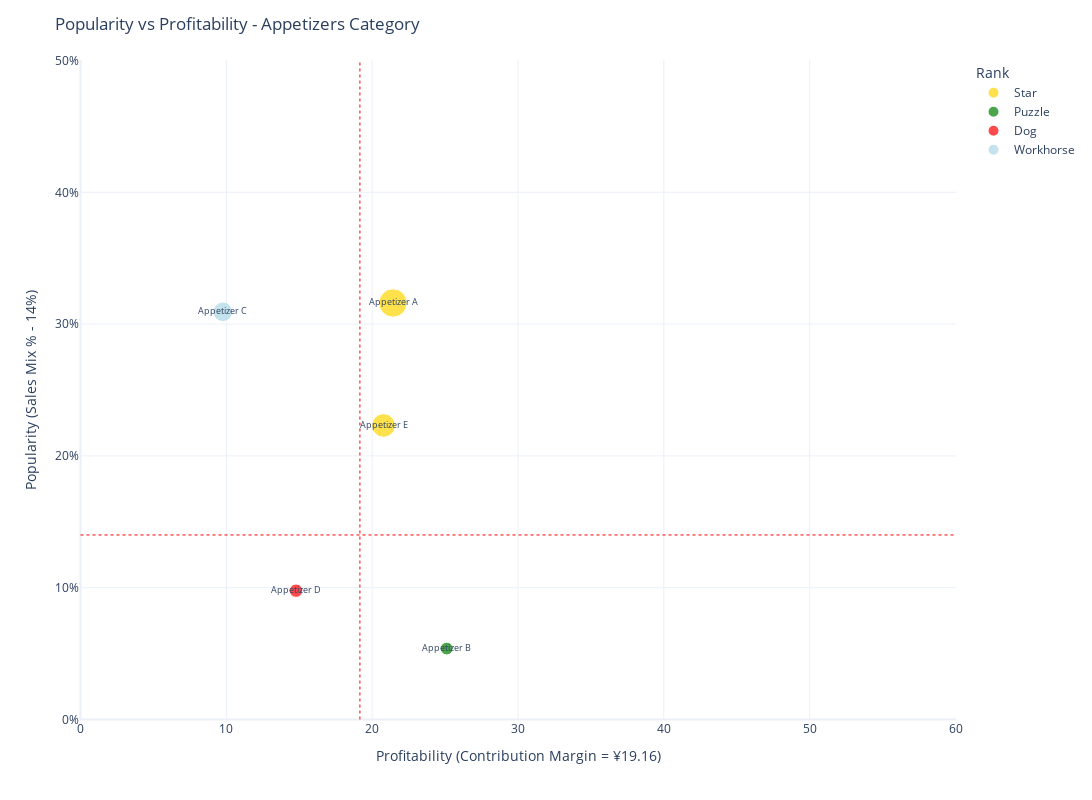
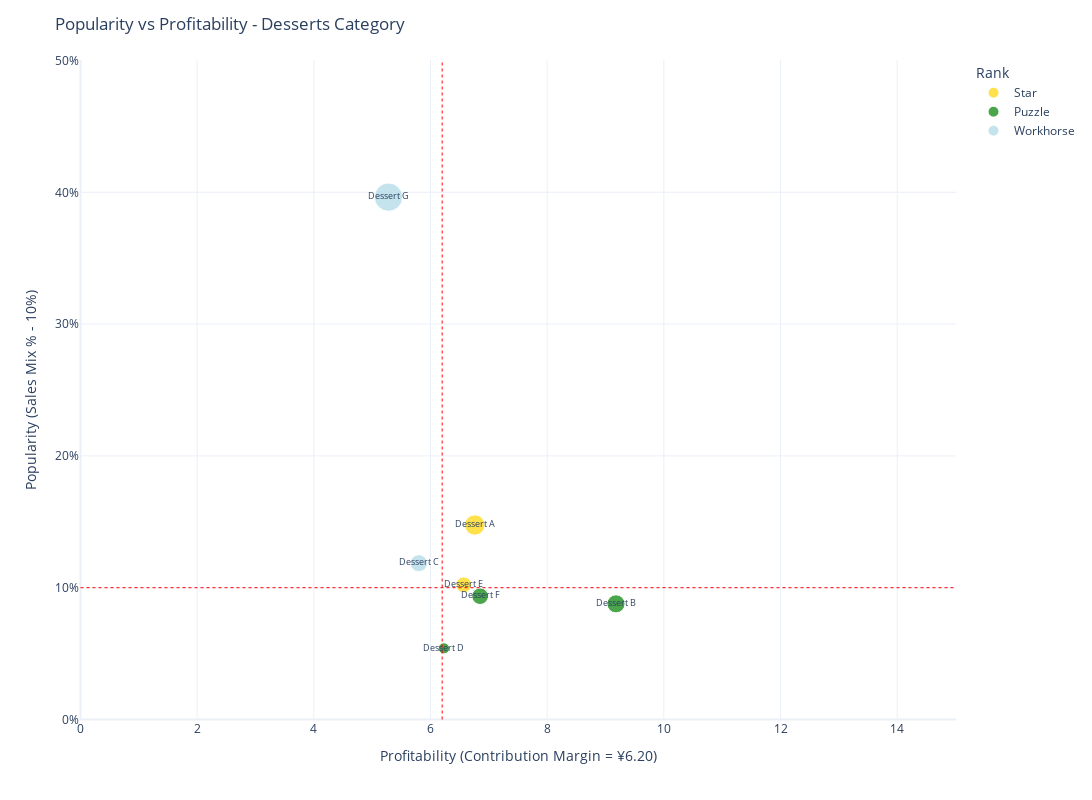
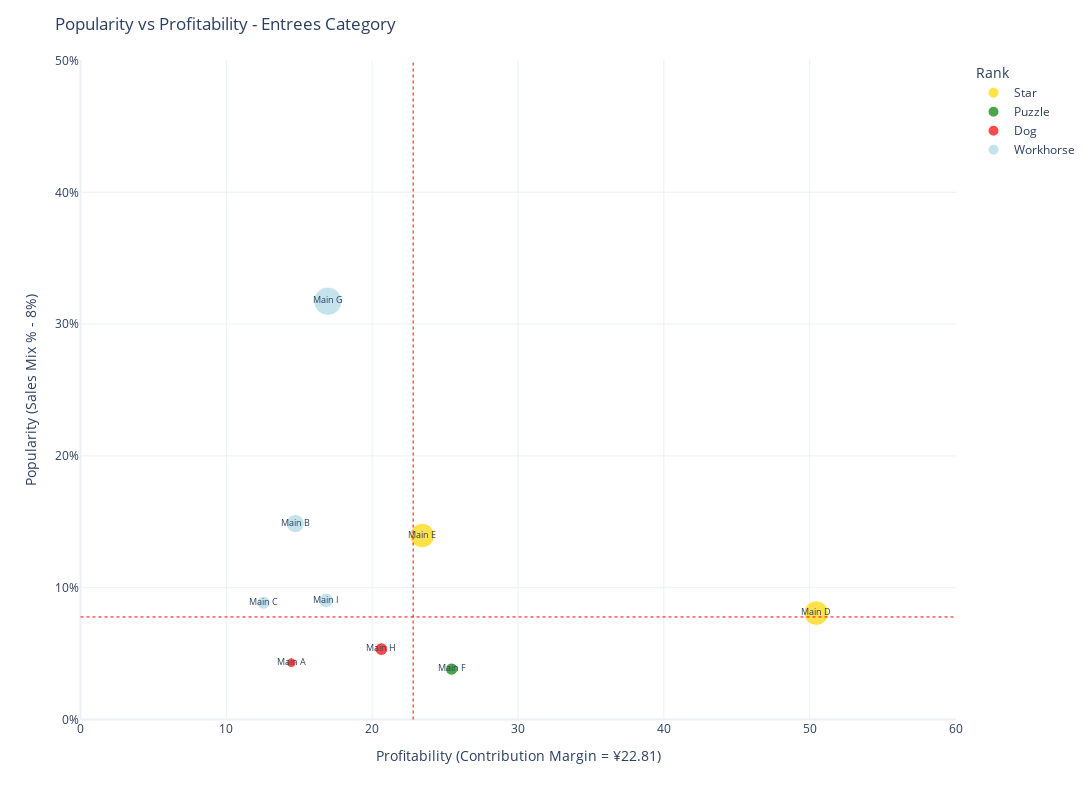
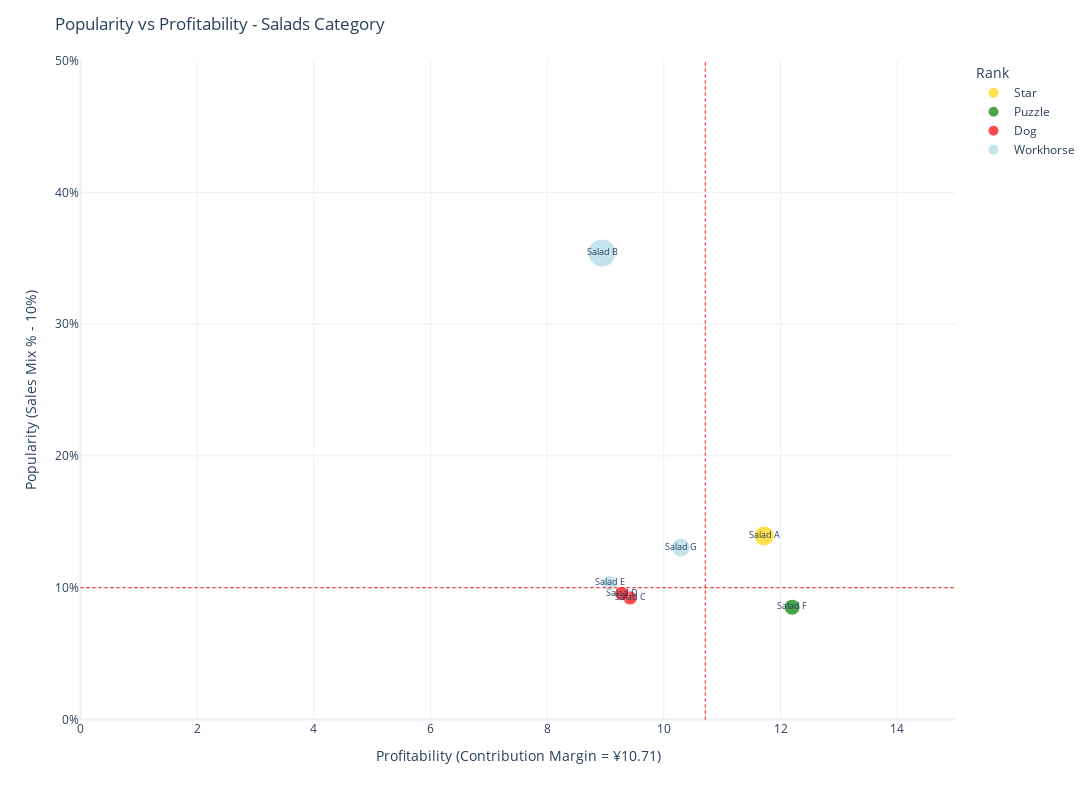

Notebook cell for these charts, in order:
### Code cell
for cat in raw_df.menu_category.unique():
    plot_cat('sample_data.xlsx', 'full_menu', cat)

### Figure 1 — Plotly figure (JSON) as saved in the notebook; plotly's stock layout.template omitted (floating-point values rounded to 4 significant figures)
{"data": [{"hovertemplate": "rank=Star<br>contribution_margin=%{x}<br>sales_mix=%{y}<br>gross_profit=%{marker.size}<br>menu_item=%{text}<extra></extra>", "legendgroup": "Star", "marker": {"color": "gold", "size": [27560.0, 19140.0], "sizemode": "area", "sizeref": 68.89, "symbol": "circle"}, "mode": "markers+text", "name": "Star", "orientation": "v", "showlegend": true, "text": ["Appetizer A", "Appetizer E"], "textfont": {"size": 9}, "type": "scatter", "x": [21.43, 20.78], "xaxis": "x", "y": [0.316, 0.2231], "yaxis": "y"}, {"hovertemplate": "rank=Puzzle<br>contribution_margin=%{x}<br>sales_mix=%{y}<br>gross_profit=%{marker.size}<br>menu_item=%{text}<extra></extra>", "legendgroup": "Puzzle", "marker": {"color": "green", "size": [5576.0], "sizemode": "area", "sizeref": 68.89, "symbol": "circle"}, "mode": "markers+text", "name": "Puzzle", "orientation": "v", "showlegend": true, "text": ["Appetizer B"], "textfont": {"size": 9}, "type": "scatter", "x": [25.11], "xaxis": "x", "y": [0.05383], "yaxis": "y"}, {"hovertemplate": "rank=Dog<br>contribution_margin=%{x}<br>sales_mix=%{y}<br>gross_profit=%{marker.size}<br>menu_item=%{text}<extra></extra>", "legendgroup": "Dog", "marker": {"color": "red", "size": [6129.0], "sizemode": "area", "sizeref": 68.89, "symbol": "circle"}, "mode": "markers+text", "name": "Dog", "orientation": "v", "showlegend": true, "text": ["Appetizer D"], "textfont": {"size": 9}, "type": "scatter", "x": [14.78], "xaxis": "x", "y": [0.09775], "yaxis": "y"}, {"hovertemplate": "rank=Workhorse<br>contribution_margin=%{x}<br>sales_mix=%{y}<br>gross_profit=%{marker.size}<br>menu_item=%{text}<extra></extra>", "legendgroup": "Workhorse", "marker": {"color": "lightblue", "size": [13150.0], "sizemode": "area", "sizeref": 68.89, "symbol": "circle"}, "mode": "markers+text", "name": "Workhorse", "orientation": "v", "showlegend": true, "text": ["Appetizer C"], "textfont": {"size": 9}, "type": "scatter", "x": [9.76], "xaxis": "x", "y": [0.3093], "yaxis": "y"}], "layout": {"height": 800, "legend": {"itemsizing": "constant", "title": {"text": "Rank"}, "tracegroupgap": 0}, "margin": {"t": 60}, "shapes": [{"line": {"color": "red", "dash": "dot", "width": 1}, "type": "line", "x0": 19.16, "x1": 19.16, "y0": 0, "y1": 0.5}, {"line": {"color": "red", "dash": "dot", "width": 1}, "type": "line", "x0": 0, "x1": 60, "y0": 0.14, "y1": 0.14}], "title": {"text": "Popularity vs Profitability - Appetizers Category"}, "width": 1600, "xaxis": {"anchor": "y", "autorange": true, "domain": [0, 1], "range": [-0.0219, 60.02], "title": {"text": "Profitability (Contribution Margin = ¥19.16)"}, "type": "linear"}, "yaxis": {"anchor": "x", "autorange": true, "domain": [0, 1], "range": [-0.0003794, 0.5004], "tickformat": ".0%", "title": {"text": "Popularity (Sales Mix % - 14%)"}, "type": "linear"}}}

### Figure 2 — Plotly figure (JSON) as saved in the notebook; plotly's stock layout.template omitted (floating-point values rounded to 4 significant figures)
{"data": [{"hovertemplate": "rank=Star<br>contribution_margin=%{x}<br>sales_mix=%{y}<br>gross_profit=%{marker.size}<br>menu_item=%{text}<extra></extra>", "legendgroup": "Star", "marker": {"color": "gold", "size": [1072.0, 639.4], "sizemode": "area", "sizeref": 5.173, "symbol": "circle"}, "mode": "markers+text", "name": "Star", "orientation": "v", "showlegend": true, "text": ["Dessert A", "Dessert E"], "textfont": {"size": 9}, "type": "scatter", "x": [6.76, 6.57], "xaxis": "x", "y": [0.1475, 0.1022], "yaxis": "y"}, {"hovertemplate": "rank=Puzzle<br>contribution_margin=%{x}<br>sales_mix=%{y}<br>gross_profit=%{marker.size}<br>menu_item=%{text}<extra></extra>", "legendgroup": "Puzzle", "marker": {"color": "green", "size": [847.4, 325.9, 716.5], "sizemode": "area", "sizeref": 5.173, "symbol": "circle"}, "mode": "markers+text", "name": "Puzzle", "orientation": "v", "showlegend": true, "text": ["Dessert B", "Dessert D", "Dessert F"], "textfont": {"size": 9}, "type": "scatter", "x": [9.18, 6.23, 6.85], "xaxis": "x", "y": [0.08775, 0.054, 0.09354], "yaxis": "y"}, {"hovertemplate": "rank=Workhorse<br>contribution_margin=%{x}<br>sales_mix=%{y}<br>gross_profit=%{marker.size}<br>menu_item=%{text}<extra></extra>", "legendgroup": "Workhorse", "marker": {"color": "lightblue", "size": [754.4, 2069.0], "sizemode": "area", "sizeref": 5.173, "symbol": "circle"}, "mode": "markers+text", "name": "Workhorse", "orientation": "v", "showlegend": true, "text": ["Dessert C", "Dessert G"], "textfont": {"size": 9}, "type": "scatter", "x": [5.8, 5.28], "xaxis": "x", "y": [0.1186, 0.3963], "yaxis": "y"}], "layout": {"height": 800, "legend": {"itemsizing": "constant", "title": {"text": "Rank"}, "tracegroupgap": 0}, "margin": {"t": 60}, "shapes": [{"line": {"color": "red", "dash": "dot", "width": 1}, "type": "line", "x0": 6.2, "x1": 6.2, "y0": 0, "y1": 0.5}, {"line": {"color": "red", "dash": "dot", "width": 1}, "type": "line", "x0": 0, "x1": 15, "y0": 0.1, "y1": 0.1}], "title": {"text": "Popularity vs Profitability - Desserts Category"}, "width": 1600, "xaxis": {"anchor": "y", "autorange": true, "domain": [0, 1], "range": [-0.005474, 15.01], "title": {"text": "Profitability (Contribution Margin = ¥6.20)"}, "type": "linear"}, "yaxis": {"anchor": "x", "autorange": true, "domain": [0, 1], "range": [-0.0003794, 0.5004], "tickformat": ".0%", "title": {"text": "Popularity (Sales Mix % - 10%)"}, "type": "linear"}}}

### Figure 3 — Plotly figure (JSON) as saved in the notebook; plotly's stock layout.template omitted (floating-point values rounded to 4 significant figures)
{"data": [{"hovertemplate": "rank=Star<br>contribution_margin=%{x}<br>sales_mix=%{y}<br>gross_profit=%{marker.size}<br>menu_item=%{text}<extra></extra>", "legendgroup": "Star", "marker": {"color": "gold", "size": [7321.0, 7295.0], "sizemode": "area", "sizeref": 23.96, "symbol": "circle"}, "mode": "markers+text", "name": "Star", "orientation": "v", "showlegend": true, "text": ["Main D", "Main E"], "textfont": {"size": 9}, "type": "scatter", "x": [50.45, 23.43], "xaxis": "x", "y": [0.0807, 0.1396], "yaxis": "y"}, {"hovertemplate": "rank=Puzzle<br>contribution_margin=%{x}<br>sales_mix=%{y}<br>gross_profit=%{marker.size}<br>menu_item=%{text}<extra></extra>", "legendgroup": "Puzzle", "marker": {"color": "green", "size": [1811.0], "sizemode": "area", "sizeref": 23.96, "symbol": "circle"}, "mode": "markers+text", "name": "Puzzle", "orientation": "v", "showlegend": true, "text": ["Main F"], "textfont": {"size": 9}, "type": "scatter", "x": [25.45], "xaxis": "x", "y": [0.03823], "yaxis": "y"}, {"hovertemplate": "rank=Dog<br>contribution_margin=%{x}<br>sales_mix=%{y}<br>gross_profit=%{marker.size}<br>menu_item=%{text}<extra></extra>", "legendgroup": "Dog", "marker": {"color": "red", "size": [1108.0, 1943.0], "sizemode": "area", "sizeref": 23.96, "symbol": "circle"}, "mode": "markers+text", "name": "Dog", "orientation": "v", "showlegend": true, "text": ["Main A", "Main H"], "textfont": {"size": 9}, "type": "scatter", "x": [14.46, 20.63], "xaxis": "x", "y": [0.04308, 0.0534], "yaxis": "y"}, {"hovertemplate": "rank=Workhorse<br>contribution_margin=%{x}<br>sales_mix=%{y}<br>gross_profit=%{marker.size}<br>menu_item=%{text}<extra></extra>", "legendgroup": "Workhorse", "marker": {"color": "lightblue", "size": [3969.0, 2037.0, 9582.0, 2529.0], "sizemode": "area", "sizeref": 23.96, "symbol": "circle"}, "mode": "markers+text", "name": "Workhorse", "orientation": "v", "showlegend": true, "text": ["Main B", "Main C", "Main G", "Main I"], "textfont": {"size": 9}, "type": "scatter", "x": [14.73, 12.55, 16.96, 16.85], "xaxis": "x", "y": [0.1487, 0.08859, 0.3174, 0.09041], "yaxis": "y"}], "layout": {"height": 800, "legend": {"itemsizing": "constant", "title": {"text": "Rank"}, "tracegroupgap": 0}, "margin": {"t": 60}, "shapes": [{"line": {"color": "red", "dash": "dot", "width": 1}, "type": "line", "x0": 22.81, "x1": 22.81, "y0": 0, "y1": 0.5}, {"line": {"color": "red", "dash": "dot", "width": 1}, "type": "line", "x0": 0, "x1": 60, "y0": 0.0778, "y1": 0.0778}], "title": {"text": "Popularity vs Profitability - Entrees Category"}, "width": 1600, "xaxis": {"anchor": "y", "autorange": true, "domain": [0, 1], "range": [-0.0219, 60.02], "title": {"text": "Profitability (Contribution Margin = ¥22.81)"}, "type": "linear"}, "yaxis": {"anchor": "x", "autorange": true, "domain": [0, 1], "range": [-0.0003794, 0.5004], "tickformat": ".0%", "title": {"text": "Popularity (Sales Mix % - 8%)"}, "type": "linear"}}}

### Figure 4 — Plotly figure (JSON) as saved in the notebook; plotly's stock layout.template omitted (floating-point values rounded to 4 significant figures)
{"data": [{"hovertemplate": "rank=Star<br>contribution_margin=%{x}<br>sales_mix=%{y}<br>gross_profit=%{marker.size}<br>menu_item=%{text}<extra></extra>", "legendgroup": "Star", "marker": {"color": "gold", "size": [3712.0], "sizemode": "area", "sizeref": 18.61, "symbol": "circle"}, "mode": "markers+text", "name": "Star", "orientation": "v", "showlegend": true, "text": ["Salad A"], "textfont": {"size": 9}, "type": "scatter", "x": [11.72], "xaxis": "x", "y": [0.1393], "yaxis": "y"}, {"hovertemplate": "rank=Puzzle<br>contribution_margin=%{x}<br>sales_mix=%{y}<br>gross_profit=%{marker.size}<br>menu_item=%{text}<extra></extra>", "legendgroup": "Puzzle", "marker": {"color": "green", "size": [2396.0], "sizemode": "area", "sizeref": 18.61, "symbol": "circle"}, "mode": "markers+text", "name": "Puzzle", "orientation": "v", "showlegend": true, "text": ["Salad F"], "textfont": {"size": 9}, "type": "scatter", "x": [12.2], "xaxis": "x", "y": [0.08518], "yaxis": "y"}, {"hovertemplate": "rank=Dog<br>contribution_margin=%{x}<br>sales_mix=%{y}<br>gross_profit=%{marker.size}<br>menu_item=%{text}<extra></extra>", "legendgroup": "Dog", "marker": {"color": "red", "size": [1901.0, 1924.0], "sizemode": "area", "sizeref": 18.61, "symbol": "circle"}, "mode": "markers+text", "name": "Dog", "orientation": "v", "showlegend": true, "text": ["Salad C", "Salad D"], "textfont": {"size": 9}, "type": "scatter", "x": [9.42, 9.28], "xaxis": "x", "y": [0.09224, 0.09553], "yaxis": "y"}, {"hovertemplate": "rank=Workhorse<br>contribution_margin=%{x}<br>sales_mix=%{y}<br>gross_profit=%{marker.size}<br>menu_item=%{text}<extra></extra>", "legendgroup": "Workhorse", "marker": {"color": "lightblue", "size": [7443.0, 2072.0, 3308.0], "sizemode": "area", "sizeref": 18.61, "symbol": "circle"}, "mode": "markers+text", "name": "Workhorse", "orientation": "v", "showlegend": true, "text": ["Salad B", "Salad E", "Salad G"], "textfont": {"size": 9}, "type": "scatter", "x": [8.94, 9.07, 10.29], "xaxis": "x", "y": [0.3539, 0.1035, 0.1304], "yaxis": "y"}], "layout": {"height": 800, "legend": {"itemsizing": "constant", "title": {"text": "Rank"}, "tracegroupgap": 0}, "margin": {"t": 60}, "shapes": [{"line": {"color": "red", "dash": "dot", "width": 1}, "type": "line", "x0": 10.71, "x1": 10.71, "y0": 0, "y1": 0.5}, {"line": {"color": "red", "dash": "dot", "width": 1}, "type": "line", "x0": 0, "x1": 15, "y0": 0.1, "y1": 0.1}], "title": {"text": "Popularity vs Profitability - Salads Category"}, "width": 1600, "xaxis": {"anchor": "y", "autorange": true, "domain": [0, 1], "range": [-0.005474, 15.01], "title": {"text": "Profitability (Contribution Margin = ¥10.71)"}, "type": "linear"}, "yaxis": {"anchor": "x", "autorange": true, "domain": [0, 1], "range": [-0.0003794, 0.5004], "tickformat": ".0%", "title": {"text": "Popularity (Sales Mix % - 10%)"}, "type": "linear"}}}
